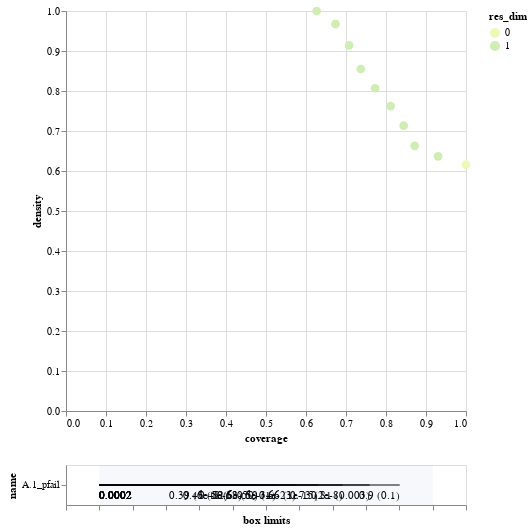

The cell this chart's notebook holds for it:
### Code cell
box_damage_0.inspect_tradeoff()

### Figure 1 — Vega-Lite specification as saved in the notebook (floating-point values rounded to 4 significant figures)
{"config": {"view": {"continuousWidth": 400, "continuousHeight": 300}}, "vconcat": [{"data": {"name": "data-ecb5274d321a18c8d2b59a46219b403c"}, "mark": {"type": "circle", "size": 75}, "encoding": {"color": {"type": "ordinal", "field": "res_dim", "scale": {"range": ["#eff9b6", "#d0edb3", "#97d6b9", "#5dc0c0", "#31a5c2", "#1f80b8", "#2354a3", "#21318d"]}}, "opacity": {"condition": {"value": 1, "selection": "selector005"}, "value": 0.4}, "tooltip": [{"type": "ordinal", "field": "id"}, {"type": "quantitative", "field": "coverage", "format": ".2"}, {"type": "quantitative", "field": "density", "format": ".2"}, {"type": "ordinal", "field": "res_dim"}], "x": {"type": "quantitative", "field": "coverage"}, "y": {"type": "quantitative", "field": "density"}}, "height": 400, "selection": {"selector005": {"type": "single", "fields": ["id"]}}, "width": 400}, {"layer": [{"data": {"name": "data-1d8934bea70e165e66708b91245f920c"}, "mark": "rule", "encoding": {"x": {"type": "quantitative", "axis": {"grid": false, "labels": false, "title": "box limits"}, "field": "x_lower", "scale": {"domain": [0, 1], "padding": 0.1}}, "x2": {"field": "x_upper"}, "y": {"type": "nominal", "field": "name", "scale": {"padding": 1.0}}}, "transform": [{"calculate": "(datum.x1-datum.minimum)/(datum.maximum-datum.minimum)", "as": "x_lower"}, {"calculate": "(datum.x2-datum.minimum)/(datum.maximum-datum.minimum)", "as": "x_upper"}, {"filter": {"selection": "selector005"}}], "width": 400}, {"data": {"name": "data-1d8934bea70e165e66708b91245f920c"}, "mark": {"type": "text", "align": "left", "baseline": "top", "dy": 5}, "encoding": {"text": {"type": "ordinal", "field": "text"}, "x": {"type": "quantitative", "axis": {"grid": false, "labels": false, "title": "box limits"}, "field": "x_lower", "scale": {"domain": [0, 1], "padding": 0.1}}, "x2": {"field": "x_upper"}, "y": {"type": "nominal", "field": "name", "scale": {"padding": 1.0}}}, "transform": [{"calculate": "(datum.x1-datum.minimum)/(datum.maximum-datum.minimum)", "as": "x_lower"}, {"calculate": "(datum.x2-datum.minimum)/(datum.maximum-datum.minimum)", "as": "x_upper"}, {"filter": {"selection": "selector005"}}, {"calculate": "datum.qp_lower>0?format(datum.x1, \".2\")+\" (\"+format(datum.qp_lower, \".1~g\")+\")\" :format(datum.x1, \".2\")", "as": "text"}], "width": 400}, {"data": {"name": "data-1d8934bea70e165e66708b91245f920c"}, "mark": {"type": "text", "align": "right", "baseline": "top", "dy": 5}, "encoding": {"text": {"type": "ordinal", "field": "text"}, "x": {"type": "quantitative", "field": "x_upper"}, "x2": {"field": "x_upper"}, "y": {"type": "nominal", "field": "name", "scale": {"padding": 1.0}}}, "transform": [{"calculate": "(datum.x1-datum.minimum)/(datum.maximum-datum.minimum)", "as": "x_lower"}, {"calculate": "(datum.x2-datum.minimum)/(datum.maximum-datum.minimum)", "as": "x_upper"}, {"filter": {"selection": "selector005"}}, {"calculate": "datum.qp_upper>0?format(datum.x2, \".2\")+\" (\"+format(datum.qp_upper, \".1\")+\")\" :format(datum.x2, \".2\")", "as": "text"}], "width": 400}, {"data": {"name": "data-bb8d07f6df3d47a6a475317795287b23"}, "mark": {"type": "rect", "opacity": 0.05}, "encoding": {"x": {"type": "quantitative", "field": "start"}, "x2": {"field": "end"}}}, {"data": {"name": "data-d751713988987e9331980363e24189ce"}, "mark": "point", "encoding": {"x": {"type": "quantitative", "field": "x"}, "y": {"type": "nominal", "field": "name"}}, "transform": [{"filter": {"selection": "selector005"}}], "width": 400}, {"data": {"name": "data-d751713988987e9331980363e24189ce"}, "mark": {"type": "text", "align": "center", "baseline": "top", "dy": 5}, "encoding": {"text": {"type": "nominal", "field": "item"}, "x": {"type": "quantitative", "field": "x"}, "y": {"type": "nominal", "field": "name"}}, "transform": [{"filter": {"selection": "selector005"}}], "width": 400}]}], "$schema": "https://vega.github.io/schema/vega-lite/v4.8.1.json", "datasets": {"data-ecb5274d321a18c8d2b59a46219b403c": [{"coverage": 1.0, "density": 0.616, "id": 0, "mass": 1.0, "mean": 0.616, "res_dim": 0}, {"coverage": 0.9302, "density": 0.6367, "id": 1, "mass": 0.9, "mean": 0.6367, "res_dim": 1}, {"coverage": 0.8718, "density": 0.663, "id": 2, "mass": 0.81, "mean": 0.663, "res_dim": 1}, {"coverage": 0.8442, "density": 0.7133, "id": 3, "mass": 0.729, "mean": 0.7133, "res_dim": 1}, {"coverage": 0.8117, "density": 0.7622, "id": 4, "mass": 0.656, "mean": 0.7622, "res_dim": 1}, {"coverage": 0.7727, "density": 0.8068, "id": 5, "mass": 0.59, "mean": 0.8068, "res_dim": 1}, {"coverage": 0.737, "density": 0.855, "id": 6, "mass": 0.531, "mean": 0.855, "res_dim": 1}, {"coverage": 0.7078, "density": 0.914, "id": 7, "mass": 0.477, "mean": 0.914, "res_dim": 1}, {"coverage": 0.6737, "density": 0.9674, "id": 8, "mass": 0.429, "mean": 0.9674, "res_dim": 1}, {"coverage": 0.6266, "density": 1.0, "id": 9, "mass": 0.386, "mean": 1.0, "res_dim": 1}], "data-1d8934bea70e165e66708b91245f920c": [{"x1": 0.0002001, "x2": 0.9004, "name": "A.1_pfail", "id": 1, "minimum": 0.0002001, "maximum": 0.9991, "qp_lower": -1.0, "qp_upper": 0.1071}, {"x1": 0.0002001, "x2": 0.8099, "name": "A.1_pfail", "id": 2, "minimum": 0.0002001, "maximum": 0.9991, "qp_lower": -1.0, "qp_upper": 0.003147}, {"x1": 0.0002001, "x2": 0.7292, "name": "A.1_pfail", "id": 3, "minimum": 0.0002001, "maximum": 0.9991, "qp_lower": -1.0, "qp_upper": 2.272e-08}, {"x1": 0.0002001, "x2": 0.6562, "name": "A.1_pfail", "id": 4, "minimum": 0.0002001, "maximum": 0.9991, "qp_lower": -1.0, "qp_upper": 1.21e-15}, {"x1": 0.0002001, "x2": 0.5898, "name": "A.1_pfail", "id": 5, "minimum": 0.0002001, "maximum": 0.9991, "qp_lower": -1.0, "qp_upper": 1.137e-23}, {"x1": 0.0002001, "x2": 0.5308, "name": "A.1_pfail", "id": 6, "minimum": 0.0002001, "maximum": 0.9991, "qp_lower": -1.0, "qp_upper": 5.663e-34}, {"x1": 0.0002001, "x2": 0.4769, "name": "A.1_pfail", "id": 7, "minimum": 0.0002001, "maximum": 0.9991, "qp_lower": -1.0, "qp_upper": 6.478e-50}, {"x1": 0.0002001, "x2": 0.4287, "name": "A.1_pfail", "id": 8, "minimum": 0.0002001, "maximum": 0.9991, "qp_lower": -1.0, "qp_upper": 5.029e-68}, {"x1": 0.0002001, "x2": 0.386, "name": "A.1_pfail", "id": 9, "minimum": 0.0002001, "maximum": 0.9991, "qp_lower": -1.0, "qp_upper": 6e-82}], "data-bb8d07f6df3d47a6a475317795287b23": [{"start": 0, "end": 1}], "data-d751713988987e9331980363e24189ce": []}}
